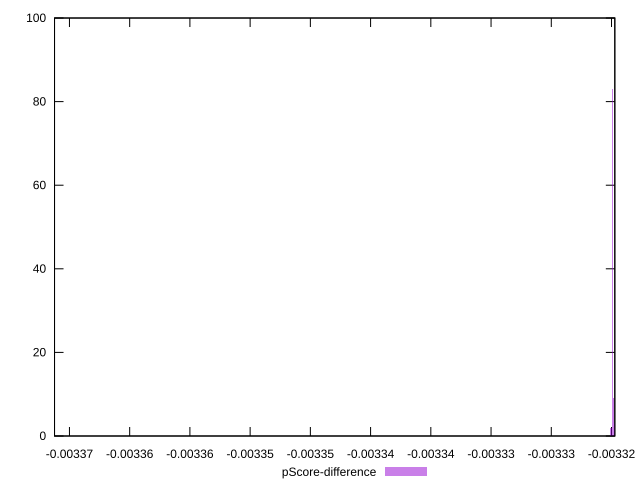

Generate this figure with gnuplot:
reset

$pScoreDifference <<EOF
-0.0033662177248508715 1
-0.0033199541477443397 83
-0.0033198673492882296 9
-0.0033196937523760103 2
-0.0033200409462004494 2
-0.00331978055083212 3
EOF

set key outside below
set boxwidth 8.679845610981567e-8
set xrange [-0.0033662383540772473:-0.0033197249630517317]
set yrange [0:100]
set trange [0:100]
set style fill transparent solid 0.5 noborder
set terminal svg size 640, 490 enhanced background rgb 'white'
set output "reports/report_00032_2021-02-25T10-28-15.087Z/uses-long-cache-ttl/samples/astro/pScore-difference/histogram.svg"

plot $pScoreDifference title "pScore-difference" with boxes

reset
